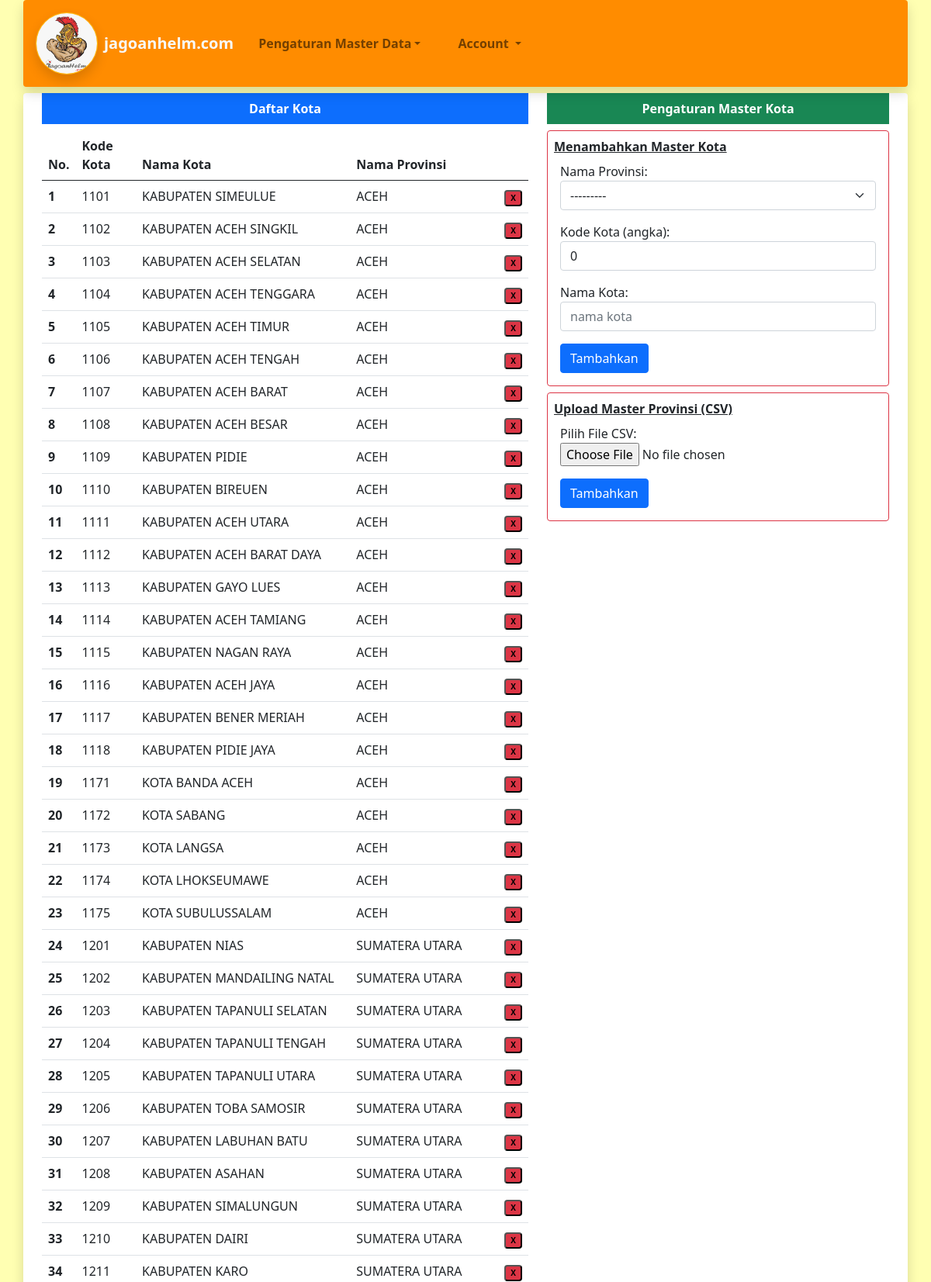
Screenshot of /adm/master/kota/ (signed in, upper part) with the database file from the repository.
### administrasi/models.py (models this page shows, shortened)
class masterKota(models.Model):
    kode_provinsi = models.ForeignKey(
        masterProvinsi, on_delete=models.RESTRICT, verbose_name="Nama Provinsi")
    kode_kota = models.IntegerField(
        default=0, primary_key=True, blank=False, null=False, verbose_name="Kode Kota (angka)")
    nama_kota = models.CharField(
        max_length=200, verbose_name='Nama Kota')
    class Meta:
        ordering = ['kode_provinsi', 'kode_kota']

class masterProvinsi(models.Model):
    kode_provinsi = models.IntegerField(
        default=0, primary_key=True, blank=False, null=False, verbose_name="Kode Provinsi (angka)")
    nama_provinsi = models.CharField(
        max_length=200, verbose_name='Nama Provinsi')
    class Meta:
        ordering = ['kode_provinsi']
    def __str__(self):
        return self.nama_provinsi

### administrasi/views.py (the view, shortened to what this page needs)
# urls.py: path('master/kota/', masterKota_view, name="masterKota_view"),
def masterKota_view(request):
    mydata = masterKota.objects.all()
    myform = formKota()
    uploadform = formFileKota()
    konteks = {
        'provinsinya': mydata,
        'formnya': myform,
        'uploadform': uploadform
    }
    return render(request, 'administrasi/masterKota.html', konteks)

### administrasi/forms.py
class formKota(forms.ModelForm):
    class Meta:
        model = masterKota
        fields = "__all__"
        widgets = {
            'kode_provinsi': forms.Select(attrs={'class': 'form-select', 'required': 'required'}),
            'kode_kota': forms.NumberInput(attrs={'class': 'form-control', 'required': 'required', 'placeholder': 'kode kota, mis.11'}),
            'nama_kota': forms.TextInput(attrs={'class': 'form-control', 'required': 'required', 'placeholder': 'nama kota'}),
        }

class formFileKota(forms.ModelForm):
    class Meta:
        model = uploadMasterKota
        fields = "__all__"

### templates/administrasi/masterKota.html (shortened to what this page needs)
{% extends 'menu_produk1.html'%}
{% block contents %}
<div class="row">
    <div class="col-7">
        <div class="w-100 p-2  text-center bg-primary text-white fw-bold">
            Daftar Kota
        </div>
        <div class=" my-2">
            <div class=" overflow-x-hidden">
                <table class="table">
                    <thead>
                        <th>No.</th>
                        <th>Kode Kota</th>
                        <th>Nama Kota</th>
                        <th>Nama Provinsi</th>
                        <th></th>
                    </thead>
                    {% for data in provinsinya %}
                    <tr>
                        <th>{{forloop.counter}}</th>
                        <td>{{data.kode_kota}}</td>
                        <td>{{data.nama_kota}}</td>
                        <td>{{data.kode_provinsi}}</td>
                        <td><button style="font-size:10px" class="fw-bold bg-danger rounded" title="Klik Untuk Menghapus" onclick="window.location.href='/adm/master/kota/d/?kota={{data.kode_kota}}'">X</button></td>
                    </tr>
                    {% endfor %}
                </table>
            </div>
        </div>
    </div>
    <div class="col-5">
        <div class="w-100 p-2  text-center bg-success text-white fw-bold">
        </div>
        <div class="my-2">
            <div class="p-2 border border-danger border-1 rounded">
                <strong><u>Menambahkan Master Kota</u></strong>
                <form class="p-2" action="" method="POST">
                    {{formnya.as_p}}
                    <input type="submit" value="Tambahkan" class="btn btn-primary">
                </form>
            </div>
            <div class="p-2 my-2 border border-danger border-1 rounded">
                <strong><u>Upload Master Provinsi (CSV)</u></strong>
                <form class="p-2" action="/adm/master/kota/u/" method="POST" enctype="multipart/form-data">
                    {{uploadform.as_p}}
                    <input type="submit" value="Tambahkan" class="btn btn-primary">
                </form>
            </div>
        </div>
    </div>
</div>
{% endblock %}

### rows the page displays
masterKota: kode_kota "1101", nama_kota "KABUPATEN SIMEULUE", kode_provinsi "ACEH"
masterKota: kode_kota "1102", nama_kota "KABUPATEN ACEH SINGKIL", kode_provinsi "ACEH"
masterKota: kode_kota "1103", nama_kota "KABUPATEN ACEH SELATAN", kode_provinsi "ACEH"
masterKota: kode_kota "1104", nama_kota "KABUPATEN ACEH TENGGARA", kode_provinsi "ACEH"
masterKota: kode_kota "1105", nama_kota "KABUPATEN ACEH TIMUR", kode_provinsi "ACEH"
masterKota: kode_kota "1106", nama_kota "KABUPATEN ACEH TENGAH", kode_provinsi "ACEH"
masterKota: kode_kota "1107", nama_kota "KABUPATEN ACEH BARAT", kode_provinsi "ACEH"
masterKota: kode_kota "1108", nama_kota "KABUPATEN ACEH BESAR", kode_provinsi "ACEH"
masterKota: kode_kota "1109", nama_kota "KABUPATEN PIDIE", kode_provinsi "ACEH"
masterKota: kode_kota "1110", nama_kota "KABUPATEN BIREUEN", kode_provinsi "ACEH"
masterKota: kode_kota "1111", nama_kota "KABUPATEN ACEH UTARA", kode_provinsi "ACEH"
masterKota: kode_kota "1112", nama_kota "KABUPATEN ACEH BARAT DAYA", kode_provinsi "ACEH"
masterKota: kode_kota "1113", nama_kota "KABUPATEN GAYO LUES", kode_provinsi "ACEH"
masterKota: kode_kota "1114", nama_kota "KABUPATEN ACEH TAMIANG", kode_provinsi "ACEH"
masterKota: kode_kota "1115", nama_kota "KABUPATEN NAGAN RAYA", kode_provinsi "ACEH"
masterKota: kode_kota "1116", nama_kota "KABUPATEN ACEH JAYA", kode_provinsi "ACEH"
masterKota: kode_kota "1117", nama_kota "KABUPATEN BENER MERIAH", kode_provinsi "ACEH"
masterKota: kode_kota "1118", nama_kota "KABUPATEN PIDIE JAYA", kode_provinsi "ACEH"
masterKota: kode_kota "1171", nama_kota "KOTA BANDA ACEH", kode_provinsi "ACEH"
masterKota: kode_kota "1172", nama_kota "KOTA SABANG", kode_provinsi "ACEH"
masterKota: kode_kota "1173", nama_kota "KOTA LANGSA", kode_provinsi "ACEH"
masterKota: kode_kota "1174", nama_kota "KOTA LHOKSEUMAWE", kode_provinsi "ACEH"
masterKota: kode_kota "1175", nama_kota "KOTA SUBULUSSALAM", kode_provinsi "ACEH"
masterKota: kode_kota "1201", nama_kota "KABUPATEN NIAS", kode_provinsi "SUMATERA UTARA"
masterKota: kode_kota "1202", nama_kota "KABUPATEN MANDAILING NATAL", kode_provinsi "SUMATERA UTARA"
masterKota: kode_kota "1203", nama_kota "KABUPATEN TAPANULI SELATAN", kode_provinsi "SUMATERA UTARA"
masterKota: kode_kota "1204", nama_kota "KABUPATEN TAPANULI TENGAH", kode_provinsi "SUMATERA UTARA"
masterKota: kode_kota "1205", nama_kota "KABUPATEN TAPANULI UTARA", kode_provinsi "SUMATERA UTARA"
masterKota: kode_kota "1206", nama_kota "KABUPATEN TOBA SAMOSIR", kode_provinsi "SUMATERA UTARA"
masterKota: kode_kota "1207", nama_kota "KABUPATEN LABUHAN BATU", kode_provinsi "SUMATERA UTARA"
masterKota: kode_kota "1208", nama_kota "KABUPATEN ASAHAN", kode_provinsi "SUMATERA UTARA"
masterKota: kode_kota "1209", nama_kota "KABUPATEN SIMALUNGUN", kode_provinsi "SUMATERA UTARA"
masterKota: kode_kota "1210", nama_kota "KABUPATEN DAIRI", kode_provinsi "SUMATERA UTARA"
masterKota: kode_kota "1211", nama_kota "KABUPATEN KARO", kode_provinsi "SUMATERA UTARA"
masterProvinsi: kode_provinsi "---------"
